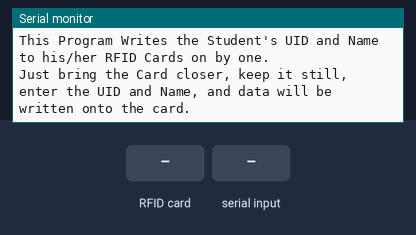
This sketch was run on a simulated Arduino Uno, built with avr-gcc and run on an emulated ATmega328P. On the bench: the last lines printed to the serial monitor. The test bench sets the inputs (shaded band).

Above: at 1.3 s.
1.4 s: RFID card 5E 7A 19 C4 held to the reader
At 2.3 s:
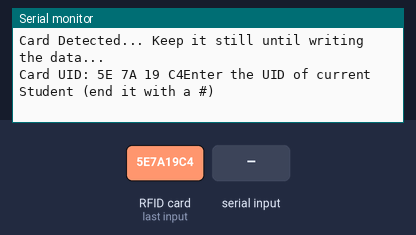
2.9 s: "1#" received over Serial
At 4.1 s:
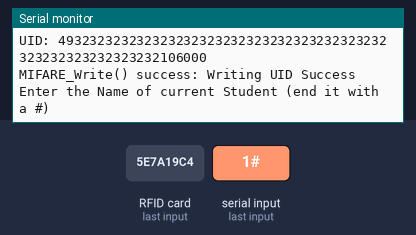
4.4 s: "0#" received over Serial
At 5.7 s:
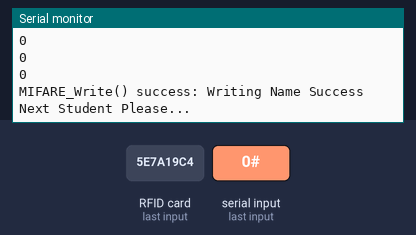
Timing chart, 0 to 7.4 s (numbered marks = the images above; inputs shaded):
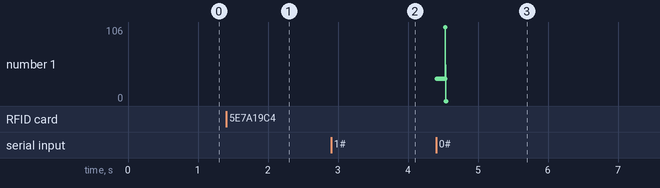

The sketch:

rfid_student_uid.ino
```cpp
#include <MFRC522.h>
#include <SPI.h>

// define Pins for RFID
#define CS_RFID 10
#define RST_RFID 9

MFRC522 rfid(CS_RFID, RST_RFID);
MFRC522::MIFARE_Key key;

const int UID_BLOCK = 1;
const int NAME_BLOCK = 2;

void setup() {

    Serial.begin(9600);

    SPI.begin();
    rfid.PCD_Init();

    Serial.println(F("This Program Writes the Student's UID and Name to his/her RFID Cards on by one."));
    Serial.println(F("Just bring the Card closer, keep it still, enter the UID and Name, and data will be written onto the card."));

    // Prepare key - all keys are set to FFFFFFFFFFFFh at chip delivery from the factory.
    for (byte i = 0; i < 6; i++) key.keyByte[i] = 0xFF;
}

void loop() {
    // Look for new cards
    if (!rfid.PICC_IsNewCardPresent())
        return;

    // Select one of the cards
    if (!rfid.PICC_ReadCardSerial())
        return;

    Serial.println(F("Card Detected... Keep it still until writing the data..."));
    MFRC522::StatusCode status;


    // Dump UID
    Serial.print(F("Card UID:"));
    for (byte i = 0; i < rfid.uid.size; i++) {
        Serial.print(rfid.uid.uidByte[i] < 0x10 ? " 0" : " ");
        Serial.print(rfid.uid.uidByte[i], HEX);
    }

    byte buffer[34];

    Serial.setTimeout(20000L);              // wait until 20 seconds for input from serial

    // Get Student UID
    Serial.println(F("Enter the UID of current Student (end it with a #)"));
    byte len = Serial.readBytesUntil('#', (char *) buffer, 30) ; // read UID from serial
    for (byte i = len; i < 30; i++) buffer[i] = ' ';        // pad with spaces

    Serial.print(F("UID: "));
    for (byte i = 0; i < 34; i++) {
        Serial.print(buffer[i]);
    }
    Serial.println();

    // Authenticate for UID_BLOCK
    status = rfid.PCD_Authenticate(MFRC522::PICC_CMD_MF_AUTH_KEY_A, UID_BLOCK, &key, &(rfid.uid));
    if (status != MFRC522::STATUS_OK) {
        Serial.print(F("Authentication failed: "));
        Serial.println(rfid.GetStatusCodeName(status));
        return;
    }

    // Write UID to card
    status = rfid.MIFARE_Write(UID_BLOCK, buffer, 16);
    if (status != MFRC522::STATUS_OK) {
        Serial.print(F("MIFARE_Write() failed: Writing UID failed: "));
        Serial.println(rfid.GetStatusCodeName(status));
        return;
    } else {
        Serial.println(F("MIFARE_Write() success: Writing UID Success"));
    }
    delay(10);

    Serial.setTimeout(20000L);              // wait until 20 seconds for input from serial

    // Get Student Name
    Serial.println(F("Enter the Name of current Student (end it with a #)"));
    len = Serial.readBytesUntil('#', (char *) buffer, 30) ; // read UID from serial
    for (byte i = len; i < 30; i++) buffer[i] = ' ';        // pad with spaces

    Serial.print(F("Name: "));
    for (byte i = 0; i < 34; i++) {
        Serial.println(buffer[i]);
    }

    Serial.println();

    // Authenticate for NAME_BLOCK
    status = rfid.PCD_Authenticate(MFRC522::PICC_CMD_MF_AUTH_KEY_A, NAME_BLOCK, &key, &(rfid.uid));
    if (status != MFRC522::STATUS_OK) {
        Serial.print(F("Authentication failed: "));
        Serial.println(rfid.GetStatusCodeName(status));
        return;
    }

    // Write Name
    status = rfid.MIFARE_Write(NAME_BLOCK, buffer, 16);
    if (status != MFRC522::STATUS_OK) {
        Serial.print(F("MIFARE_Write() failed: Writing Name failed"));
        Serial.println(rfid.GetStatusCodeName(status));
        return;
    } else {
        Serial.println(F("MIFARE_Write() success: Writing Name Success"));
    }

    rfid.PICC_HaltA(); // Halt PICC
    rfid.PCD_StopCrypto1();  // Stop encryption on PCD

    Serial.println(F("Next Student Please..."));
}
```

Measured:
- after the input at 1.4 s, the serial monitor: prints a new line at once (image 1)
- after the input at 2.9 s, the serial monitor: prints a new line at once (image 2)
- after the input at 4.4 s, the serial monitor: prints a new line at once (image 3)
